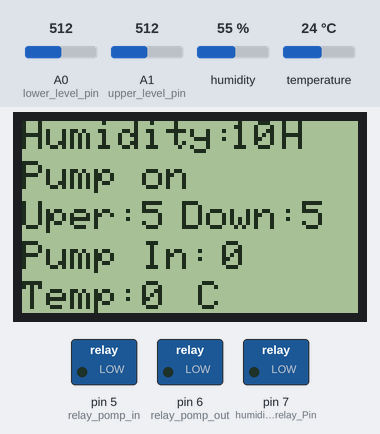
Bench run of a sketch on a simulated Arduino Uno, built with avr-gcc and run on an emulated ATmega328P. Shown: 84×48 one-colour display, switched loads named in the sketch (green lamp = pin HIGH). Inputs (shaded band) come from the test bench; at power-on: A0 (lower_level_pin) = 512, A1 (upper_level_pin) = 512, humidity 55 %, temperature 24 °C. The local clock reads 2024-03-15 10:24:30 at power-on unless the sketch sets it; what the sketch prints to the serial monitor is not drawn.

Above: at 2.6 s.
2.7 s: A0 (lower_level_pin) set to 483
At 4.8 s:
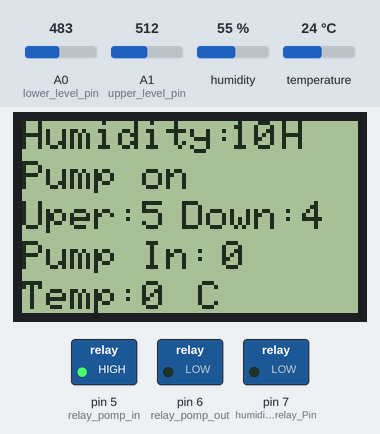
5.5 s: A1 (upper_level_pin) set to 105
At 6.6 s:
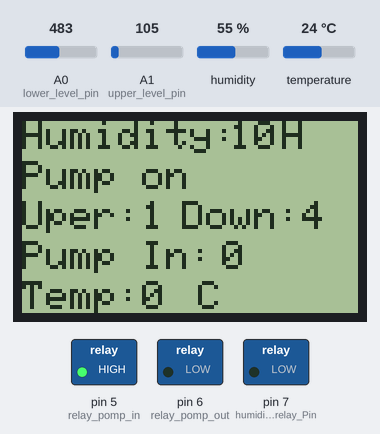
7.5 s: A1 (upper_level_pin) set to 91
At 21.2 s:
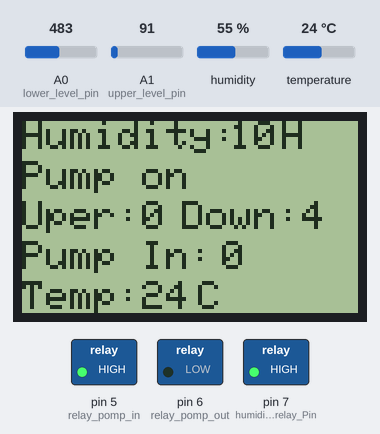
21.5 s: A0 (lower_level_pin) set to 108
At 23.1 s:
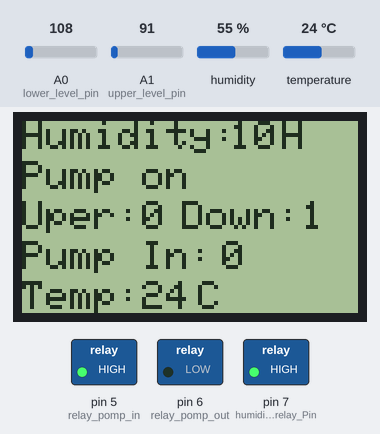
23.6 s: A0 (lower_level_pin) set to 89
At 26.8 s:
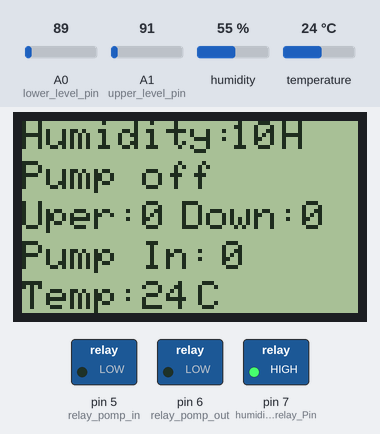
27.6 s: humidity set to 22 %
At 40.3 s:
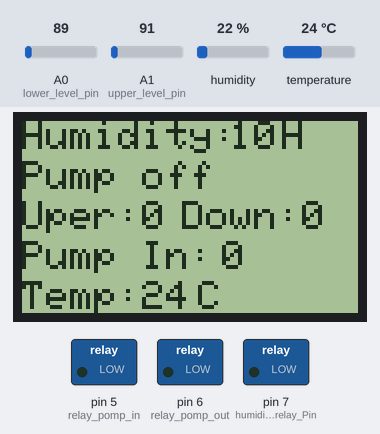
Timing chart, 0 to 41.8 s (numbered marks = the images above; inputs shaded):
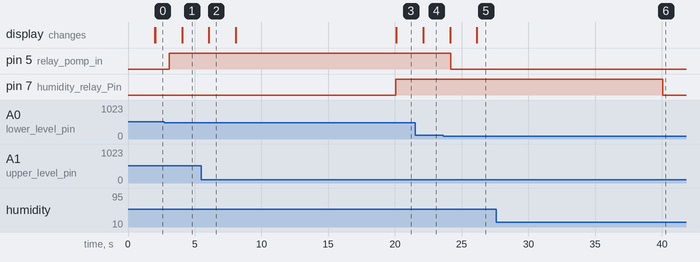

Measured:
- the behaviour switches between 500 and 499 on A0 (lower_level_pin) (found by bisection; images 0 and 1)
- the behaviour switches between 100 and 99 on A1 (upper_level_pin) (found by bisection; images 2 and 3)
- the behaviour switches between 100 and 99 on A0 (lower_level_pin) (found by bisection; images 4 and 5)
- after the input at 2.7 s, the display: changes after 1.4 s (image 1)
- after the input at 5.5 s, the display: changes after 0.56 s (image 2)
- after the input at 7.5 s, the display: first changes after 0.57 s (image 3 shows a later state)
- after the input at 21.5 s, the display: changes after 0.62 s (image 4)
- after the input at 23.6 s, pin 5 (relay_pomp_in): HIGH → LOW after 0.58 s; the display: first changes after 0.52 s (image 5 shows a later state)
- after the input at 27.6 s, pin 7 (humidity_relay_Pin): HIGH → LOW after 12.4 s

The sketch:

poplavok_v2.ino
```cpp
#include <SHT1x.h>
#include <SPI.h>
#include <Adafruit_GFX.h>
#include <Adafruit_PCD8544.h>
#include <microDS3231.h>
MicroDS3231 rtc;  //часы


#define dataPin  10
#define clockPin 11
SHT1x sht1x(dataPin, clockPin);

#define  humidity_relay_Pin 7


#define  relay_pomp_in 5 // выкачивать из ведер
#define  relay_pomp_out 6 // выкачивать в ведро


#define lower_level_pin A0
#define upper_level_pin A1

int lower_level_Data = 0 ;
int upper_level_Data = 0 ;


int pompa_in_flag = 0;

int temp_c;
int humidity;


boolean relay_flag = false;
boolean A = false;
uint32_t tmr;
boolean flag = true;
boolean flag1 = true;
boolean flag2 = true;
boolean flag_LCD ;
uint32_t myTimer_tmp_humi;
uint32_t lCD_tmr;
uint32_t myTimer_level_sensor;

#define period2 40*1000L  //40 секунд
#define period3 60*5*1000L  // 5 минут
#define period1 60*2*1000L  // 2 min
//#define period1 60*1000L  // 1 минутa
//#define period3 60*120*1000L  // 2часа

Adafruit_PCD8544 display = Adafruit_PCD8544(13, 12, 9, 8, 4);


void setup() {

 rtc.setTime(BUILD_SEC, BUILD_MIN, BUILD_HOUR, BUILD_DAY, BUILD_MONTH, BUILD_YEAR);

Serial.begin(9600);
Serial.println("ok");


  // проверка наличия модуля на линии i2c
  // вызов rtc.begin() не обязателен для работы
 if (!rtc.begin()) {
    Serial.println("DS3231 not found");
    for(;;);
  }

   if (rtc.lostPower()) {            // выполнится при сбросе батарейки
    Serial.println("lost power!");
    // тут можно однократно установить время == времени компиляции
  }


Serial.println(flag);//
Serial.println(flag_LCD);//

Serial.print("Flag pompa :");Serial.println(pompa_in_flag);

  pinMode(dataPin, INPUT);
  pinMode(clockPin, INPUT);

  pinMode(relay_pomp_in, OUTPUT);
  pinMode(relay_pomp_out, OUTPUT);
  pinMode(humidity_relay_Pin, OUTPUT);

upper_level_Data = analogRead(upper_level_pin);
upper_level_Data = map(upper_level_Data, 0, 500, 0, 5);
upper_level_Data= constrain(upper_level_Data, 0, 5);


  if (upper_level_Data > 0 ){
    pompa_in_flag =1;
  }


Serial.println("-----------------------------");
Serial.print("Flag pompa :");Serial.println(pompa_in_flag);
 Serial.print("Down sensor :");Serial.println(lower_level_Data);
 Serial.print("Up sensor :");Serial.println(upper_level_Data);
 Serial.println("-----------------------------");
  Serial.println("-----------------------------");


}


void loop() {

  Serial.print(rtc.getHours());
  Serial.print(":");
  Serial.print(rtc.getMinutes());
  Serial.print(":");
  Serial.print(rtc.getSeconds());
  Serial.print(" ");

  Serial.println();


lower_level_Data = analogRead(lower_level_pin);
upper_level_Data = analogRead(upper_level_pin);
lower_level_Data = map(lower_level_Data, 0, 500, 0, 5);
upper_level_Data = map(upper_level_Data, 0, 500, 0, 5);
lower_level_Data = constrain(lower_level_Data, 0, 5);
upper_level_Data= constrain(upper_level_Data, 0, 5);


// Serial.print("Down sensor :");Serial.println(lower_level_Data);
// Serial.print("Up sensor :");Serial.println(upper_level_Data);
// Serial.println("-----------------------------");


if (millis() - myTimer_level_sensor >= 3000) {
 myTimer_level_sensor = millis();

 if (lower_level_Data == 0 && upper_level_Data == 0 && pompa_in_flag == 0) {//бак пустой,выключаем насос
    Serial.println("бак пустой выключем насос"); //
    Serial.print("Down sensor :");Serial.println(lower_level_Data);
 Serial.print("Up sensor :");Serial.println(upper_level_Data);
 Serial.println("-----------------------------");

   // digitalWrite(led_Pin, HIGH);
    digitalWrite(relay_pomp_in, LOW);//выключаем насос
    pompa_in_flag = 1;//true; //сохраняем флаг
   A=true;

 }

 if  (lower_level_Data > 0 && upper_level_Data > 0  && pompa_in_flag == 1) {//бак заполнcен включаем насос
          Serial.println("бак заполнен включаем насос"); //
          Serial.print("Down sensor :");Serial.println(lower_level_Data);
 Serial.print("Up sensor  :");Serial.println(upper_level_Data);
 Serial.println("-----------------------------");

         // digitalWrite(led_Pin, LOW);
          digitalWrite(relay_pomp_in, HIGH); //включаем насос
          pompa_in_flag = 0;//false;
         // pompa_out_flag = true; //включаем насос на впрыск
         A=false;

 }
 }
//  Serial.println("----------88888----------");
//if ((rtc.getHours()>6)&&(rtc.getHours()<0))
//{

 if (rtc.getHours()>=18) {
     if ( rtc.getHours()<=23 && rtc.getMinutes()<=59)

 {
   if (millis() - tmr >= (flag ? period1 : period2)) { //включаем насос на вкачивание period1=3min period2=30sec
    tmr = millis();
   // flag = !flag;
    digitalWrite(relay_pomp_out, flag);
    //digitalWrite(led_Pin, flag);
    Serial.println("-----------------------------");
     Serial.println("насос на впрыск");
      Serial.print("Flag: "); Serial.println(flag);
     flag_LCD = flag;
     Serial.print("Flag_LCD: "); Serial.println(flag_LCD);

Serial.println("-----------------------------");


     flag = !flag;
   }
 }
  }

 if (rtc.getHours()>=0) {
     if ( rtc.getHours()<=11 && rtc.getMinutes()<=59)

 {


   if (millis() - tmr >= (flag1 ? period1 : period2)) { //включаем насос на вкачивание period1=3min period2=40sec
    tmr = millis();
   // flag = !flag;
    digitalWrite(relay_pomp_out, flag1);
    //digitalWrite(led_Pin, flag);
    Serial.println("-----------------------------");
     Serial.println("насос на впрыск");
      Serial.print("Flag: "); Serial.println(flag);
     flag_LCD = flag1;
     Serial.print("Flag_LCD: "); Serial.println(flag_LCD);

Serial.println("-----------------------------");


     flag1 = !flag1;
   }
 }
  }


  if (rtc.getHours()>=12)
    {

     if (rtc.getHours()<=17 && rtc.getMinutes()<=59){

   if (millis() - tmr >= (flag2 ? period3 : period2)) { //включаем насос на вкачивание period3=7min period2=40sec
    tmr = millis();
   // flag = !flag;
    digitalWrite(relay_pomp_out, flag2);
    //digitalWrite(led_Pin, flag);
    Serial.println("-----------------------------");
     Serial.println("насос на впрыск");
      Serial.print("Flag: "); Serial.println(flag);
     flag_LCD = flag2;
     Serial.print("Flag_LCD: "); Serial.println(flag_LCD);

Serial.println("-----------------------------");


     flag2 = !flag2;
   }
 }
  }


//}
//if  ((rtc.getHours()>=0 )&&(rtc.getHours()<=6))
//{
//
//   if (millis() - tmr >= (flag ? period3 : period2)) { //включаем насос на вкачивание period3=10мин period2=20sec
//    tmr = millis();
//   // flag = !flag;
//    digitalWrite(relay_pomp_out, flag);
//    //digitalWrite(led_Pin, flag);
//    Serial.println("-----------------------------");
//     Serial.println("насос на впрыск");
//      Serial.print("Flag: "); Serial.println(flag);
//     flag_LCD = flag;
//     Serial.print("Flag_LCD: "); Serial.println(flag_LCD);
//
//Serial.println("-----------------------------");
//
//
//     flag = !flag;
//
//   }
//
//}

 if (millis() - myTimer_tmp_humi >= 20000) {
  myTimer_tmp_humi = millis();
  // Read values from the sensor
  temp_c = sht1x.readTemperatureC();
 // temp_f = sht1x.readTemperatureF();
  humidity = sht1x.readHumidity();
 // Print the values to the serial port
 Serial.println("-----------------------------");
  Serial.print("Temperature: ");
  Serial.print(temp_c, DEC);
  Serial.print("C / ");
 // Serial.print(temp_f, DEC);
 Serial.print("Humidity: ");
  Serial.print(humidity);
  Serial.println("%");


    if(humidity >= 55) {

       digitalWrite(humidity_relay_Pin, HIGH);
        Serial.print("humidity >= 55");

    }

    else

    {
       digitalWrite(humidity_relay_Pin, LOW);
        Serial.println("humidity <= 55 ");
        Serial.println("-----------------------------");


      }

 }


  if (millis() - lCD_tmr >= 2000) {
lCD_tmr = millis();

   display.begin();
  display.clearDisplay();
  display.setContrast(50);
  display.setTextSize(1);
  display.setTextColor(BLACK);
  display.setCursor(0, 0);
  display.println("Humidity:");
   display.setCursor(52, 0);
   display.println(rtc.getHours());
  //display.println(humidity);
   display.setCursor(65, 0);
  display.println("H");


   if (A==1){
  display.setCursor(0, 10);
  display.println("Pump off");
   }
   else {
   display.setCursor(0, 10);
  display.println("Pump on");
   }

   display.setCursor(0, 20);
   display.println("Uper:");
   display.setCursor(30, 20);
  display.println(upper_level_Data);
  display.setCursor(40, 20);
  display.println("Down:");
   display.setCursor(70, 20);
  display.println(lower_level_Data);
   display.setCursor(0, 30);
  display.println("Pump In:");
  display.setCursor(50, 30);
   display.println(flag_LCD);
    display.setCursor(0, 40);
   display.println("Temp:");
   display.setCursor(30, 40);
    display.println(temp_c, DEC);
     display.setCursor(44, 40);
    display.println("C");
    //display.setCursor(0, 50);
   // display.println("Clock:");
   // display.setCursor(30, 50);
//  display.println(rtc.getHours());


  display.display();


  }

    }
```
